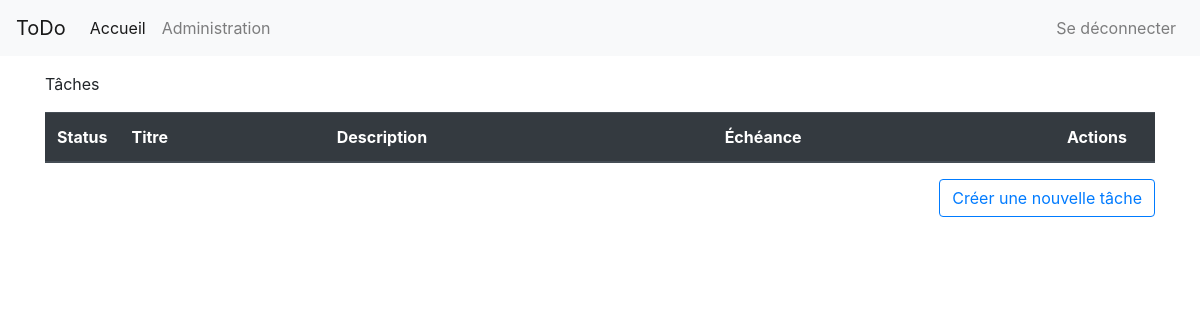
Before: /admin/list/2 (signed in) with the older database file.
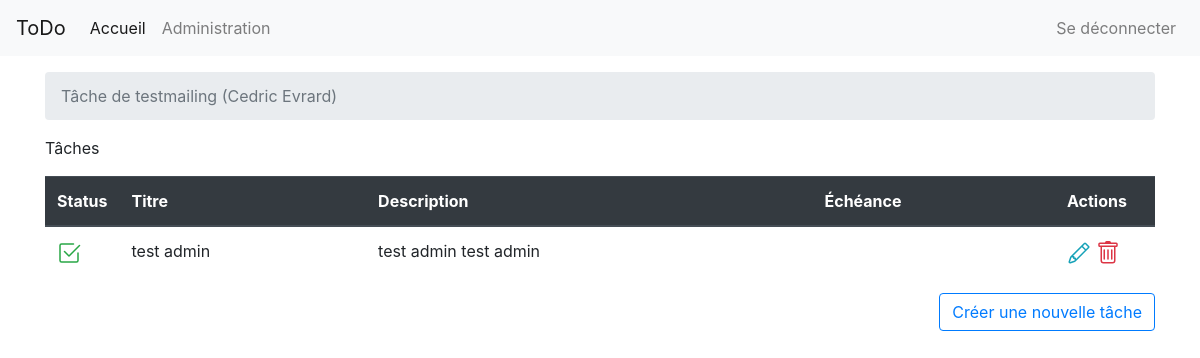
After: the same page with the newer database file.
### app/models/user.py (models this page shows, shortened)
class User(UserMixin, db.Model):
    __tablename__ = 'users'
    id              = db.Column(db.Integer, primary_key=True)
    username        = db.Column(db.String(80), unique=True, nullable=False)
    password_hash   = db.Column(db.String(128), nullable=False)
    firstname       = db.Column(db.String(40), nullable=False)
    lastname        = db.Column(db.String(40), nullable=False)
    birthday        = db.Column(db.DateTime(), nullable=False)
    email           = db.Column(db.String(60), nullable=False)
    account_level   = db.Column(db.Integer, nullable=False, default=0)
    is_locked       = db.Column(db.Boolean, nullable=False, default=False)
    tasks           = db.relationship('Task', backref='author', lazy='dynamic')

### app/models/task.py (models this page shows, shortened)
class Task(db.Model):
    __tablename__ = 'tasks'
    id              = db.Column(db.Integer, primary_key=True)
    title           = db.Column(db.String(50), nullable=False)
    description     = db.Column(db.String(300), nullable=True)
    due_date        = db.Column(db.DateTime(), nullable=True)
    status          = db.Column(db.Boolean(), nullable=False, default=False)
    user_id         = db.Column(db.Integer, db.ForeignKey('users.id'))

### app/routes/admin_todo.py (the view)
@app.route('/admin/list/<user_id>')
@login_required
def admin_task_listing(user_id):
    if (not is_administrator()):
        return render_template('404.html.j2'), 404
    return render_template('todo/list.html.j2', tasks = TaskDataAccess.get_tasks(user_id), user = UserDataAccess.get_user(user_id), datetime = datetime)

### app/__init__.py (called while the page is built)
@login_manager.user_loader
def load_user(userid):
    return User.query.get(int(userid))

### app/data/taskDataAccess.py (called while the page is built)
    def get_tasks(user_id):
        return Task.query.filter_by(user_id = user_id).all()

### app/data/userDataAccess.py (called while the page is built)
    def get_user(user_id):
        return User.query.filter_by(id = user_id).first()

### app/routes/admin.py (called while the page is built)
def is_administrator():
    return current_user.account_level == 1 or current_user.account_level == 2

### app/templates/todo/list.html.j2 (shortened to what this page needs)
{% from "todo/macro/user.html.j2" import user_info with context %}
{% extends "layout.html.j2" %}
{% block body %}
    {{ user_info(user) }}
    <div class="row">
        <div class="col-md">
            <p>Tâches<p>
        </div>
    </div>
    <div class="row">
        <div class="col-md-12">
            <table class="table">
                <thead class="thead-dark">
                    <tr>
                        <th scope="col">Status</th>
                        <th scope="col">Titre</th>
                        <th scope="col">Description</th>
                        <th scope="col">Échéance</th>
                        <th scope="col">Actions</th>
                    </tr>
                </thead>
                <tbody>
                    {% for task in tasks %}
                        <tr>
                            <td>
                                {% if user %}
                                    <a class="text-{{ 'secondary' if task.status == 0 else 'success' }}" href="/admin/{{ user.id }}/status/{{ task.id }}">
                                {% else %}
                                    <a class="text-{{ 'secondary' if task.status == 0 else 'success' }}" href="/status/{{ task.id }}">
                                {% endif %}
                                {% if task.status == 0 %}
                                    <svg class="bi bi-square" width="1em" height="1em" viewBox="0 0 16 16" fill="currentColor" xmlns="http://www.w3.org/2000/svg">
                                            <path fill-rule="evenodd" d="M14 1H2a1 1 0 00-1 1v12a1 1 0 001 1h12a1 1 0 001-1V2a1 1 0 00-1-1zM2 0a2 2 0 00-2 2v12a2 2 0 002 2h12a2 2 0 002-2V2a2 2 0 00-2-2H2z" clip-rule="evenodd"/>
                                    </svg>
                                {% else %}
                                </a>
                                {% endif %}
                            </td>
                            <td>
                                {{ task.title }}
                            </td>
                            <td>
                                {{ task.description }}
                            </td>
                            <td>
                            </td>
                            <td>
                                {% if user %}
                                    <a class="text-info" href="/admin/{{ user.id }}/edit/{{ task.id }}">
                                {% else %}
                                    <a class="text-info" href="/edit/{{ task.id }}">
                                {% endif %}
                                </a>
                                {% if user %}
                                    <a class="text-danger" href="/admin/{{ user.id }}/delete/{{ task.id }}">
                                {% else %}
                                    <a class="text-danger" href="/delete/{{ task.id }}">
                                {% endif %}
                                </a>
                            </td>
                        </tr>
                    {% endfor %}
                </tbody>
            </table>
        </div>
        <div class="col-md-12 text-right">
            {% if user %}
                <a class="btn btn-outline-primary" href="/admin/{{ user.id }}/add">
            {% else %}
                <a class="btn btn-outline-primary" href="/add">
            {% endif %}
                Créer une nouvelle tâche
            </a>
        </div>
    </div>
{% endblock %}

### app/templates/todo/macro/user.html.j2 (shortened to what this page needs)
{% macro user_info(user) %}
{% if user %}
<div class="row">
    <div class="col-md-12">
        <div class="breadcrumb">
            <span class="breadcrumb-item active">Tâche de {{ user.username }} ({{ user.firstname }} {{ user.lastname }})<span>
</div>
{% endif %}
{% endmacro %}

Changed rows visible on the page:
added User: username "testmailing", firstname "Cedric", lastname "Evrard"
added Task: status True (drawn), title "test admin", description "test admin test admin"
Other visible differences:
text now shown: "Tâche de ( )"
